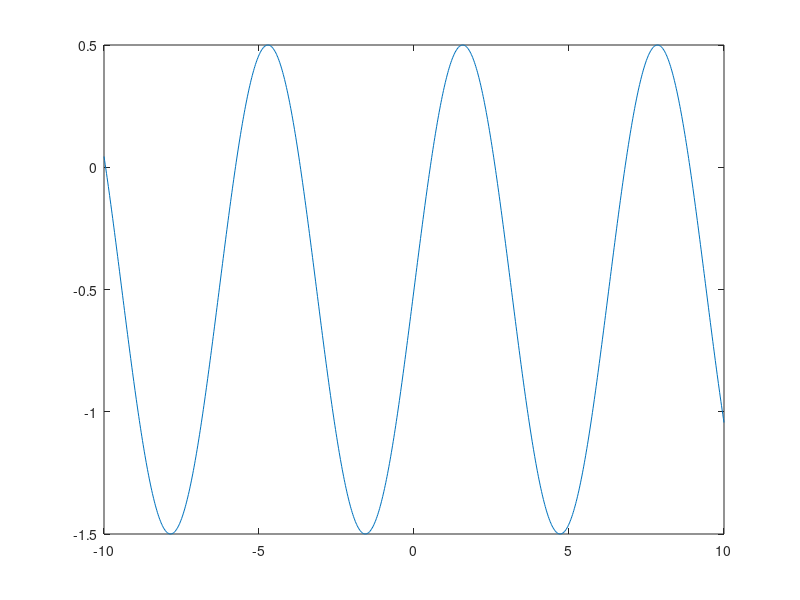

Write MATLAB code to recreate this figure. (Note: this script raises an error after producing the figure.)
% esercizio 4

clc;
clear;

f = @(x)sin(x) - 0.5;
f_der = @(x)cos(x);

x_f = linspace(-10, 10, 1000);
y_f = feval(f, x_f);

plot(x_f, y_f);

interval = [(-pi/2) (pi/2)];

prec = 10^-5;
max_it = 50;

if (feval(f, interval(1)) * feval(f, interval(2))) > 0
        disp('La funzione non rispetta il teorema degli zeri --> Impossibile usare il metodo della Bisezione');
        disp(' ');
        return
end

[c, i] = bisezione(f, interval(), prec, 3);
disp('BISEZIONE');
fprintf('Zero di f\t\tN Iter\n');
fprintf('%f\t\t\t%d\n\n', c, i);

[c, i] = newton(f, f_der, c, prec, max_it);
disp('NEWTON');
fprintf('Zero di f\t\tN Iter\n');
fprintf('%f\t\t\t%d\n\n', c, i);    